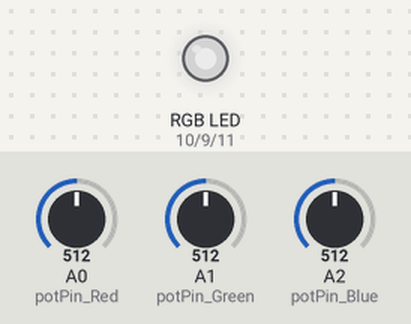
A sketch run on a simulated Arduino Uno, built with avr-gcc and run on an emulated ATmega328P. Parts: an RGB LED mixed from three pins (HIGH = lit). Inputs (shaded band) come from the test bench; at power-on: A0 (potPin_Red) = 512, A1 (potPin_Green) = 512, A2 (potPin_Blue) = 512. Dim RGB values are drawn brighter than linear.

Above: at 1.2 s.
1.3 s: A0 (potPin_Red) set to 716
At 2.5 s:
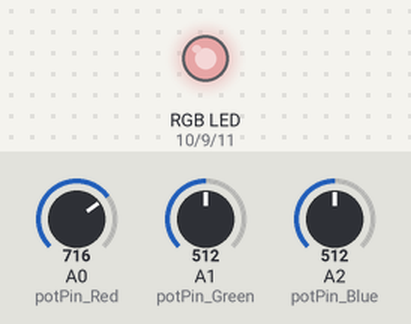
2.8 s: A1 (potPin_Green) set to 716
At 3.7 s:
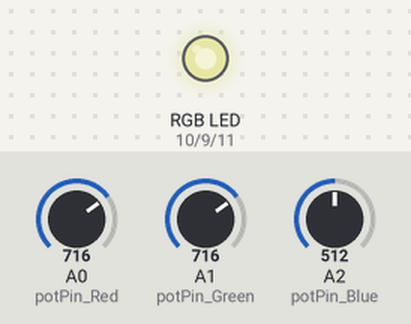
4.3 s: A2 (potPin_Blue) set to 716
At 4.8 s:
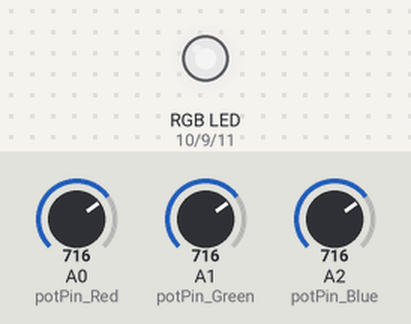
5.8 s: A0 (potPin_Red) set to 900
At 7.0 s:
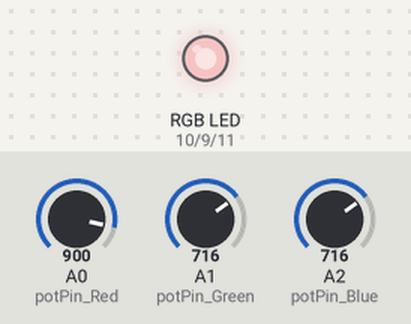
7.3 s: A1 (potPin_Green) set to 900
At 8.3 s:
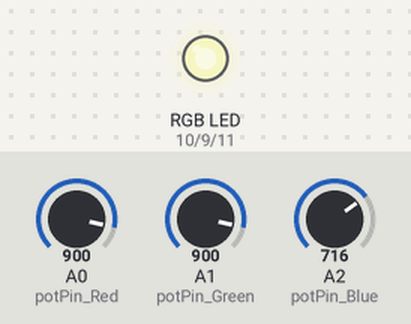
8.8 s: A2 (potPin_Blue) set to 900
At 9.5 s:
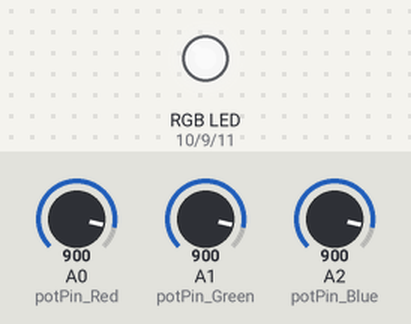
Timing chart, 0 to 11.3 s (numbered marks = the images above; inputs shaded):
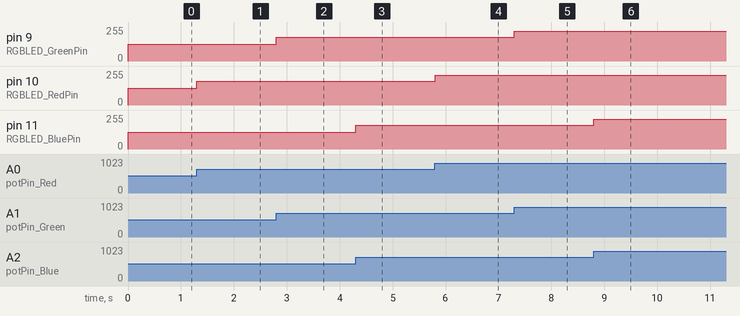

Measured:
- after the input at 1.3 s, pin 10 (RGBLED_RedPin): 127/255 → 178/255 at once
- after the input at 2.8 s, pin 9 (RGBLED_GreenPin): 127/255 → 178/255 at once
- after the input at 4.3 s, pin 11 (RGBLED_BluePin): 127/255 → 178/255 at once
- after the input at 5.8 s, pin 10 (RGBLED_RedPin): 178/255 → 224/255 at once
- after the input at 7.3 s, pin 9 (RGBLED_GreenPin): 178/255 → 224/255 at once
- after the input at 8.8 s, pin 11 (RGBLED_BluePin): 178/255 → 224/255 at once

The sketch:

tema2.ino
```cpp
const int RGBLED_GreenPin = 9;
const int RGBLED_RedPin = 10;
const int RGBLED_BluePin = 11;

const int potPin_Red=A0;
int potRed_Value=0;

const int potPin_Green=A1;
int potGreen_Value=0;

const int potPin_Blue=A2;
int potBlue_Value=0;

float voltage_RedPin = 0.0;
float voltage_GreenPin = 0.0;
float voltage_BluePin = 0.0;

int sensorMin = 0;
int sensorMax = 1023;

int toLow = 0;
int toHigh = 255;

void setup() {

  Serial.begin(9600);

  pinMode(RGBLED_GreenPin, OUTPUT);
  pinMode(RGBLED_RedPin, OUTPUT);
  pinMode(RGBLED_BluePin, OUTPUT);

}

void loop() {

  potRed_Value = analogRead(potPin_Red);
  potGreen_Value = analogRead(potPin_Green);
  potBlue_Value = analogRead(potPin_Blue);

  // voltage_RedPin = (5.0 / 1023.0) * potRed_Value;
  // voltage_GreenPin = (5.0 / 1023.0) * potGreen_Value;
  // voltage_BluePin = (5.0 / 1023.0) * potBlue_Value;

  // Serial.println(voltage_RedPin);
  // Serial.println(voltage_GreenPin);
  // Serial.println(voltage_BluePin);

  // analogWrite(RGBLED_RedPin, voltage_RedPin * 50);
  // analogWrite(RGBLED_GreenPin, voltage_GreenPin * 50);
  // analogWrite(RGBLED_BluePin, voltage_BluePin * 50);

  // partea comentata de mai sus este codul de la laborator modificat pentru tema
  // functioneaza dar nu foloseste functia map()

  voltage_RedPin = map(potRed_Value, sensorMin, sensorMax, toLow, toHigh);
  voltage_GreenPin = map(potGreen_Value, sensorMin, sensorMax, toLow, toHigh);
  voltage_BluePin = map(potBlue_Value, sensorMin, sensorMax, toLow, toHigh);

  analogWrite(RGBLED_RedPin, voltage_RedPin);
  analogWrite(RGBLED_GreenPin, voltage_GreenPin);
  analogWrite(RGBLED_BluePin, voltage_BluePin);

  delay(1);

}
```
